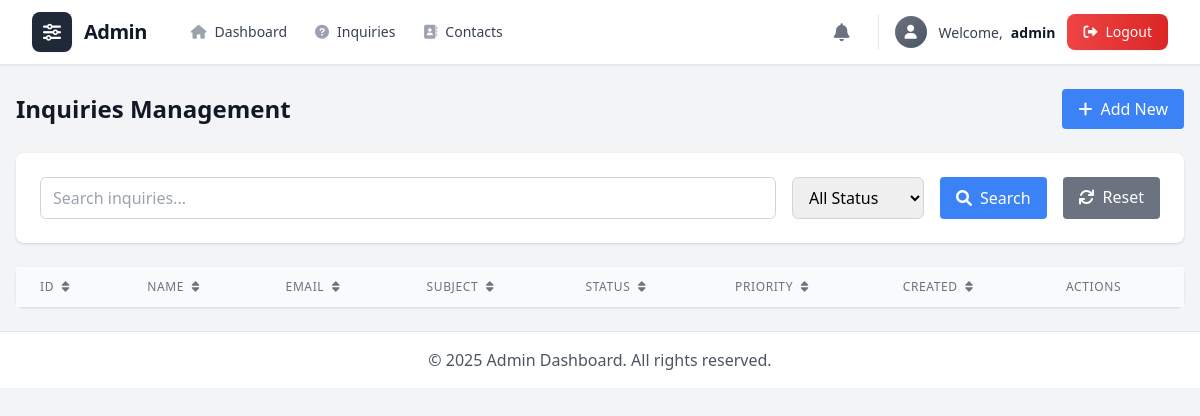
Before: /admin/inquire/index.php (signed in) with the older database file.
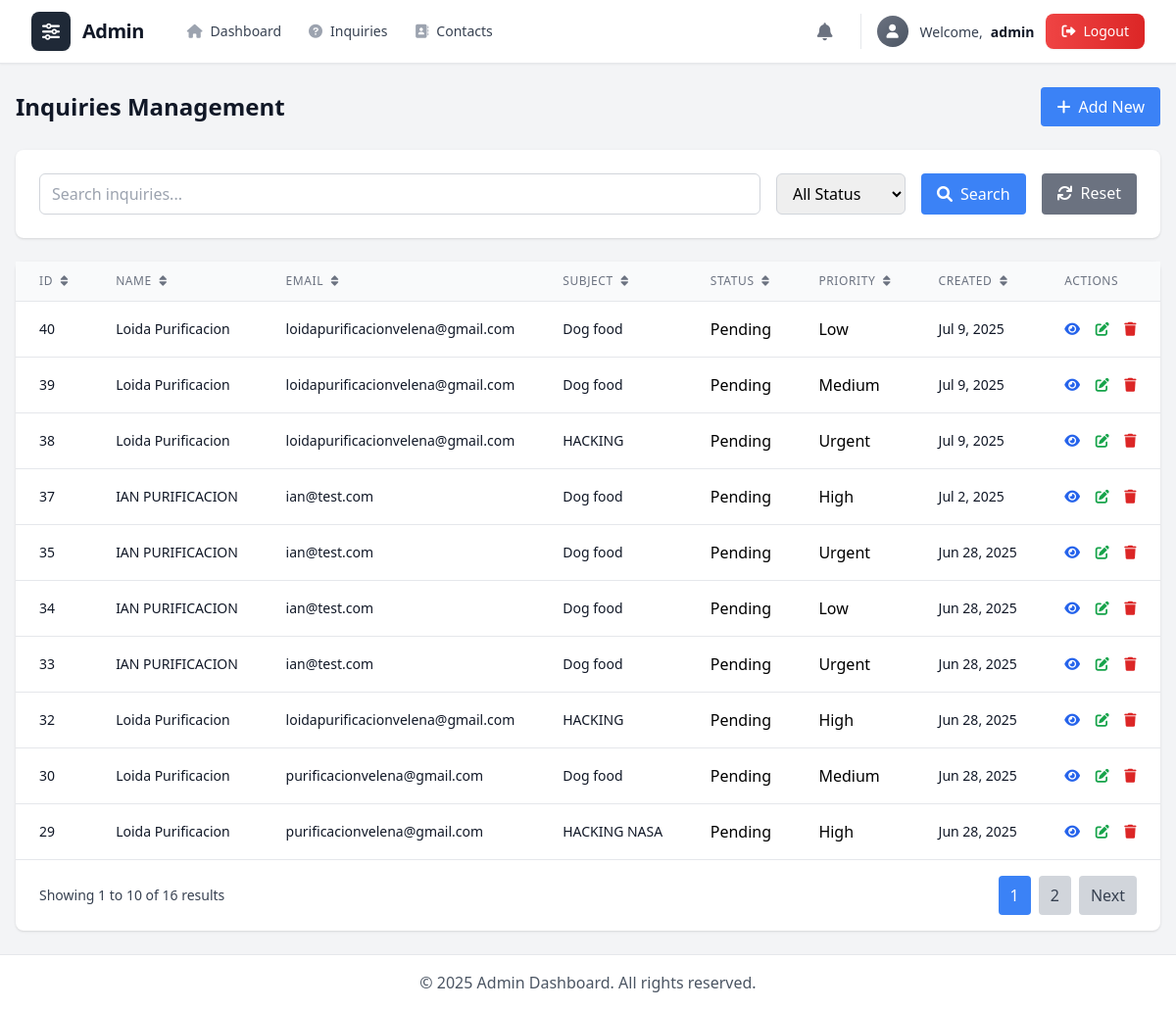
After: the same page with the newer database file.
### tables this page shows
CREATE TABLE `inquire` (
  `id` int(11) NOT NULL,
  `fullname` varchar(100) NOT NULL,
  `email` varchar(100) NOT NULL,
  `phone` varchar(20) DEFAULT NULL,
  `subject` varchar(150) DEFAULT NULL,
  `message` text NOT NULL,
  `category` varchar(50) DEFAULT NULL,
  `preferred_contact` varchar(10) DEFAULT NULL,
  `priority` varchar(20) DEFAULT 'medium',
  `image` varchar(255) DEFAULT NULL,
  `created_at` timestamp NOT NULL DEFAULT current_timestamp(),
  `status` varchar(20) NOT NULL DEFAULT 'pending',
  `updated_at` timestamp NULL DEFAULT current_timestamp() ON UPDATE current_timestamp()
);

### admin/includes/database.php (called while the page is built, shortened)
<?php
class Database {
    private $conn;
    public function __construct() {
        try {
            $this->conn = new PDO("mysql:host=" . DB_HOST . ";dbname=" . DB_NAME, DB_USER, DB_PASS);
            $this->conn->setAttribute(PDO::ATTR_ERRMODE, PDO::ERRMODE_EXCEPTION);
        } catch(PDOException $e) {
            die("Connection failed: " . $e->getMessage());
        }
    }
    public function prepare($sql) {
        return $this->conn->prepare($sql);
    }
}
?>

### admin/inquire/index.php (the view, shortened to what this page needs)
<?php
require_once '../includes/database.php';
$db = new Database();
$search = $_GET['search'] ?? '';
$sort = $_GET['sort'] ?? 'created_at';
$order = $_GET['order'] ?? 'DESC';
$page = (int)($_GET['page'] ?? 1);
$limit = 10;
$offset = ($page - 1) * $limit;
$where = [];
$params = [];
$whereClause = $where ? "WHERE " . implode(" AND ", $where) : "";
$orderClause = "ORDER BY $sort $order";
$stmt = $db->prepare("SELECT * FROM inquire $whereClause $orderClause LIMIT $limit OFFSET $offset");
$stmt->execute($params);
$inquiries = $stmt->fetchAll(PDO::FETCH_ASSOC);
$countStmt = $db->prepare("SELECT COUNT(*) FROM inquire $whereClause");
$countStmt->execute($params);
$totalRecords = $countStmt->fetchColumn();
$totalPages = ceil($totalRecords / $limit);
include '../includes/header.php';
include '../includes/navbar.php';
?>
<div class="max-w-7xl mx-auto px-4 py-6">
    <div class="flex justify-between items-center mb-6">
        <h1 class="text-2xl font-bold text-gray-900">Inquiries Management</h1>
        <a href="create.php" class="bg-blue-500 text-white px-4 py-2 rounded hover:bg-blue-600">
            <i class="fas fa-plus mr-2"></i>Add New
        </a>
    </div>
    <div class="bg-white rounded-lg shadow mb-6">
        <div class="p-6">
            <form method="GET" class="flex flex-wrap gap-4">
                <div class="flex-1 min-w-64">
                    <input type="text" name="search" value="<?= htmlspecialchars($search) ?>"
                           placeholder="Search inquiries..."
                           class="w-full px-3 py-2 border border-gray-300 rounded-md focus:outline-none focus:ring-2 focus:ring-blue-500">
                </div>
                <select name="status" class="px-3 py-2 border border-gray-300 rounded-md focus:outline-none focus:ring-2 focus:ring-blue-500">
                    <option value="">All Status</option>
                </select>
                <button type="submit" class="bg-blue-500 text-white px-4 py-2 rounded hover:bg-blue-600">
                    <i class="fas fa-search mr-2"></i>Search
                </button>
                <a href="index.php" class="bg-gray-500 text-white px-4 py-2 rounded hover:bg-gray-600">
                    <i class="fas fa-refresh mr-2"></i>Reset
                </a>
            </form>
        </div>
    </div>
    <div class="bg-white rounded-lg shadow">
        <div class="table-container">
            <table class="min-w-full divide-y divide-gray-200">
                <thead class="bg-gray-50">
                    <tr>
                        <th class="px-6 py-3 text-left text-xs font-medium text-gray-500 uppercase tracking-wider cursor-pointer" onclick="toggleSort('id')">
                            ID <i class="fas fa-sort ml-1"></i>
                        </th>
                        <th class="px-6 py-3 text-left text-xs font-medium text-gray-500 uppercase tracking-wider cursor-pointer" onclick="toggleSort('fullname')">
                            Name <i class="fas fa-sort ml-1"></i>
                        </th>
                        <th class="px-6 py-3 text-left text-xs font-medium text-gray-500 uppercase tracking-wider cursor-pointer" onclick="toggleSort('email')">
                            Email <i class="fas fa-sort ml-1"></i>
                        </th>
                        <th class="px-6 py-3 text-left text-xs font-medium text-gray-500 uppercase tracking-wider cursor-pointer" onclick="toggleSort('subject')">
                            Subject <i class="fas fa-sort ml-1"></i>
                        </th>
                        <th class="px-6 py-3 text-left text-xs font-medium text-gray-500 uppercase tracking-wider cursor-pointer" onclick="toggleSort('status')">
                            Status <i class="fas fa-sort ml-1"></i>
                        </th>
                        <th class="px-6 py-3 text-left text-xs font-medium text-gray-500 uppercase tracking-wider cursor-pointer" onclick="toggleSort('priority')">
                            Priority <i class="fas fa-sort ml-1"></i>
                        </th>
                        <th class="px-6 py-3 text-left text-xs font-medium text-gray-500 uppercase tracking-wider cursor-pointer" onclick="toggleSort('created_at')">
                            Created <i class="fas fa-sort ml-1"></i>
                        </th>
                        <th class="px-6 py-3 text-left text-xs font-medium text-gray-500 uppercase tracking-wider">
                            Actions
                        </th>
                    </tr>
                </thead>
                <tbody class="bg-white divide-y divide-gray-200">
                    <?php foreach ($inquiries as $inquiry): ?>
                        <tr>
                            <td class="px-6 py-4 whitespace-nowrap text-sm text-gray-900"><?= $inquiry['id'] ?></td>
                            <td class="px-6 py-4 whitespace-nowrap text-sm text-gray-900"><?= htmlspecialchars($inquiry['fullname']) ?></td>
                            <td class="px-6 py-4 whitespace-nowrap text-sm text-gray-900"><?= htmlspecialchars($inquiry['email']) ?></td>
                            <td class="px-6 py-4 whitespace-nowrap text-sm text-gray-900"><?= htmlspecialchars($inquiry['subject'] ?? '') ?></td>
                            <td class="px-6 py-4 whitespace-nowrap">
                                <span class="status-<?= $inquiry['status'] ?>"><?= ucfirst($inquiry['status']) ?></span>
                            </td>
                            <td class="px-6 py-4 whitespace-nowrap">
                                <span class="priority-<?= $inquiry['priority'] ?>"><?= ucfirst($inquiry['priority']) ?></span>
                            </td>
                            <td class="px-6 py-4 whitespace-nowrap text-sm text-gray-900"><?= date('M j, Y', strtotime($inquiry['created_at'])) ?></td>
                            <td class="px-6 py-4 whitespace-nowrap text-sm font-medium">
                                <a href="view.php?id=<?= $inquiry['id'] ?>" class="text-blue-600 hover:text-blue-900 mr-3">
                                    <i class="fas fa-eye"></i>
                                </a>
                                <a href="edit.php?id=<?= $inquiry['id'] ?>" class="text-green-600 hover:text-green-900 mr-3">
                                    <i class="fas fa-edit"></i>
                                </a>
                                <button onclick="confirmDelete(<?= $inquiry['id'] ?>, 'inquire')" class="text-red-600 hover:text-red-900">
                                    <i class="fas fa-trash"></i>
                                </button>
                            </td>
                        </tr>
                    <?php endforeach; ?>
                </tbody>
            </table>
        </div>
        <?php if ($totalPages > 1): ?>
            <div class="px-6 py-4 border-t border-gray-200">
                <div class="flex items-center justify-between">
                    <div class="text-sm text-gray-700">
                        Showing <?= $offset + 1 ?> to <?= min($offset + $limit, $totalRecords) ?> of <?= $totalRecords ?> results
                    </div>
                    <div class="flex space-x-2">
                        <?php for ($i = max(1, $page - 2); $i <= min($totalPages, $page + 2); $i++): ?>
                            <a href="?<?= http_build_query(array_merge($_GET, ['page' => $i])) ?>"
                               class="px-3 py-2 <?= $i === $page ? 'bg-blue-500 text-white' : 'bg-gray-300 text-gray-700' ?> rounded hover:bg-blue-600">
                                <?= $i ?>
                            </a>
                        <?php endfor; ?>
                        <?php if ($page < $totalPages): ?>
                            <a href="?<?= http_build_query(array_merge($_GET, ['page' => $page + 1])) ?>"
                               class="px-3 py-2 bg-gray-300 text-gray-700 rounded hover:bg-gray-400">Next</a>
                        <?php endif; ?>
                    </div>
                </div>
            </div>
        <?php endif; ?>
    </div>
</div>
<?php include '../includes/footer.php'; ?>

### admin/includes/header.php (shortened to what this page needs)
<!DOCTYPE html>
<html lang="en">
<head>
    <script src="https://cdn.tailwindcss.com"></script>
    <link rel="stylesheet" href="https://cdnjs.cloudflare.com/ajax/libs/font-awesome/6.0.0/css/all.min.css">
    <link rel="stylesheet" href="<?= BASE_URL ?>assets/css/custom.css">
</head>
<body class="bg-gray-100">
<header>

### admin/includes/navbar.php (shortened to what this page needs)
<nav class="bg-white border-b border-gray-200 shadow-sm sticky top-0 z-40">
    <div class="max-w-7xl mx-auto px-4 sm:px-6 lg:px-8">
        <div class="flex justify-between items-center h-16">
            <div class="flex items-center space-x-8">
                <div class="flex items-center space-x-3">
                    <div class="flex-shrink-0 flex items-center justify-center w-10 h-10 bg-gray-800 rounded-lg shadow-sm">
                        <i class="fas fa-sliders-h text-white text-lg"></i>
                    </div>
                    <h1 class="text-xl font-bold text-gray-900 tracking-tight">Admin</h1>
                </div>
                <div class="hidden lg:flex items-center space-x-1">
                    <a href="<?= BASE_URL ?>"
                       class="flex items-center px-3 py-2 text-sm font-medium text-gray-700 hover:text-blue-600 hover:bg-blue-50 rounded-md transition-all duration-200 group">
                        <i class="fas fa-home text-gray-400 group-hover:text-blue-500 mr-2 text-sm"></i>
                        Dashboard
                    </a>
                    <a href="<?= BASE_URL ?>inquire/"
                       class="flex items-center px-3 py-2 text-sm font-medium text-gray-700 hover:text-blue-600 hover:bg-blue-50 rounded-md transition-all duration-200 group">
                        <i class="fas fa-question-circle text-gray-400 group-hover:text-blue-500 mr-2 text-sm"></i>
                        Inquiries
                    </a>
                    <a href="<?= BASE_URL ?>contact/"
                       class="flex items-center px-3 py-2 text-sm font-medium text-gray-700 hover:text-blue-600 hover:bg-blue-50 rounded-md transition-all duration-200 group">
                        <i class="fas fa-address-book text-gray-400 group-hover:text-blue-500 mr-2 text-sm"></i>
                        Contacts
                    </a>
                </div>
            </div>
            <div class="flex items-center space-x-4">
                <div class="relative">
                    <button id="notificationBtn"
                            class="relative flex items-center justify-center w-10 h-10 text-gray-500 hover:text-gray-700 hover:bg-gray-100 rounded-full transition-all duration-200 focus:outline-none focus:ring-2 focus:ring-blue-500 focus:ring-offset-2">
                        <i class="fas fa-bell text-lg"></i>
                    </button>
                </div>
                <div class="flex items-center space-x-3 pl-4 border-l border-gray-200">
                    <div class="flex items-center justify-center w-8 h-8 bg-gradient-to-br from-gray-500 to-gray-600 rounded-full">
                        <i class="fas fa-user text-white text-sm"></i>
                    </div>
                    <div class="hidden sm:block">
                        <span class="text-sm font-medium text-gray-700">Welcome,</span>
                        <span class="text-sm font-semibold text-gray-900 ml-1"><?= $_SESSION['admin_username'] ?></span>
                    </div>
                    <a href="<?= BASE_URL ?>logout.php"
                       class="inline-flex items-center px-4 py-2 text-sm font-medium text-white bg-gradient-to-r from-red-500 to-red-600 hover:from-red-600 hover:to-red-700 rounded-lg shadow-sm hover:shadow-md transition-all duration-200 focus:outline-none focus:ring-2 focus:ring-red-500 focus:ring-offset-2">
                        <i class="fas fa-sign-out-alt mr-2 text-sm"></i>
                        Logout
                    </a>
                </div>
            </div>
        </div>
    </div>
</nav>
<main>

### admin/includes/footer.php (shortened to what this page needs)
</main>
<footer class="bg-white border-t mt-auto">
    <div class="max-w-7xl mx-auto px-4 py-4">
        <p class="text-center text-gray-600">&copy; 2025 Admin Dashboard. All rights reserved.</p>
    </div>
</footer>
</body>
</html>

### admin/assets/css/custom.css (style rules this page uses)
.table-container { overflow-x: auto; }
.status-pending { @apply inline-flex items-center px-3 py-1.5 rounded-full text-xs font-semibold bg-gradient-to-r from-yellow-100 to-amber-100 text-yellow-800 border border-yellow-200 shadow-sm; }
.priority-high { @apply bg-gradient-to-r from-red-100 to-rose-100 text-red-800 px-3 py-1.5 rounded-full text-xs font-semibold border border-red-200 shadow-sm; }
.priority-medium { @apply bg-gradient-to-r from-yellow-100 to-amber-100 text-yellow-800 px-3 py-1.5 rounded-full text-xs font-semibold border border-yellow-200 shadow-sm; }
.priority-low { @apply bg-gradient-to-r from-green-100 to-emerald-100 text-green-800 px-3 py-1.5 rounded-full text-xs font-semibold border border-green-200 shadow-sm; }

Changed rows visible on the page:
added inquire: id "40", fullname "Loida Purificacion", email "loidapurificacionvelena@gmail.com", subject "Dog food", status "Pending", priority "Low", created_at "Jul 9, 2025"
added inquire: id "39", fullname "Loida Purificacion", email "loidapurificacionvelena@gmail.com", subject "Dog food", status "Pending", priority "Medium", created_at "Jul 9, 2025"
added inquire: id "38", fullname "Loida Purificacion", email "loidapurificacionvelena@gmail.com", subject "HACKING", status "Pending", priority "Urgent", created_at "Jul 9, 2025"
added inquire: id "37", fullname "IAN PURIFICACION", email "ian@test.com", subject "Dog food", status "Pending", priority "High", created_at "Jul 2, 2025"
added inquire: id "35", fullname "IAN PURIFICACION", email "ian@test.com", subject "Dog food", status "Pending", priority "Urgent", created_at "Jun 28, 2025"
added inquire: id "34", fullname "IAN PURIFICACION", email "ian@test.com", subject "Dog food", status "Pending", priority "Low", created_at "Jun 28, 2025"
added inquire: id "33", fullname "IAN PURIFICACION", email "ian@test.com", subject "Dog food", status "Pending", priority "Urgent", created_at "Jun 28, 2025"
added inquire: id "32", fullname "Loida Purificacion", email "loidapurificacionvelena@gmail.com", subject "HACKING", status "Pending", priority "High", created_at "Jun 28, 2025"
added inquire: id "30", fullname "Loida Purificacion", email "purificacionvelena@gmail.com", subject "Dog food", status "Pending", priority "Medium", created_at "Jun 28, 2025"
added inquire: id "29", fullname "Loida Purificacion", email "purificacionvelena@gmail.com", subject "HACKING NASA", status "Pending", priority "High", created_at "Jun 28, 2025"
Other visible differences:
$offset + 1: (not shown) → "1"
min($offset + $limit, $totalRecords): (not shown) → "10"
$totalRecords: (not shown) → "16"
text now shown: "Showing to of results Next"
new list line: "1"
new list line: "2"
